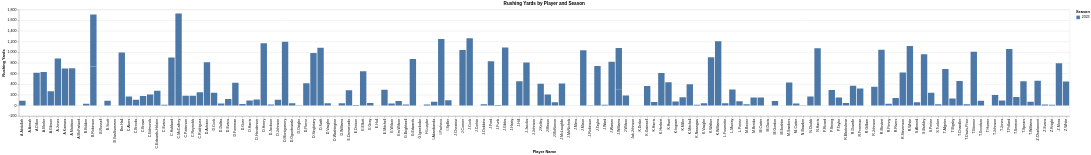

Here is the notebook cell this chart was saved with:
### Code cell
season_filter = alt.param(
    name = 'selected_season',
    value = 2023,
    bind = alt.binding_select(
        options = season_list,
        name = 'Season'
    )
)

bar_chart_rushing_yards = (alt.Chart(rb_season_agg).mark_bar().encode(
    x=alt.X('player_name:N', title='Player Name'),
    y=alt.Y('rushing_yards:Q', title='Rushing Yards'),
    color=alt.Color('season:N', title='Season'),
    tooltip=['player_name',
             'season',
             'rushing_yards',
             'rushing_tds',
             'rush_yards_per_game']
).add_params(season_filter)
.transform_filter(alt.datum.season == season_filter)
).properties(
    title='Rushing Yards by Player and Season'
).interactive()

bar_chart_rushing_yards

### Figure 1 — Vega-Lite specification as saved in the notebook (floating-point values rounded to 4 significant figures; data arrays with more than 128 entries replaced by an {"elided": "..."} marker saying what was removed)
{"config": {"view": {"continuousWidth": 300, "continuousHeight": 300}}, "data": {"name": "data-bbd0594c67eb9728595dab146e5cd504"}, "mark": {"type": "bar"}, "encoding": {"color": {"field": "season", "title": "Season", "type": "nominal"}, "tooltip": [{"field": "player_name", "type": "nominal"}, {"field": "season", "type": "quantitative"}, {"field": "rushing_yards", "type": "quantitative"}, {"field": "rushing_tds", "type": "quantitative"}, {"field": "rush_yards_per_game", "type": "quantitative"}], "x": {"field": "player_name", "title": "Player Name", "type": "nominal"}, "y": {"field": "rushing_yards", "title": "Rushing Yards", "type": "quantitative"}}, "params": [{"name": "selected_season", "bind": {"input": "select", "options": [2018, 2019, 2020, 2021, 2022, 2023, 2024, 2025, 2026], "name": "Season"}, "value": 2023}, {"name": "param_1e9efca18e7a2868", "select": {"type": "interval", "encodings": ["x", "y"]}, "bind": "scales"}], "title": "Rushing Yards by Player and Season", "transform": [{"filter": "(datum.season === selected_season)"}], "$schema": "https://vega.github.io/schema/vega-lite/v6.4.1.json", "datasets": {"data-bbd0594c67eb9728595dab146e5cd504": {"elided": "1348 records"}}}
